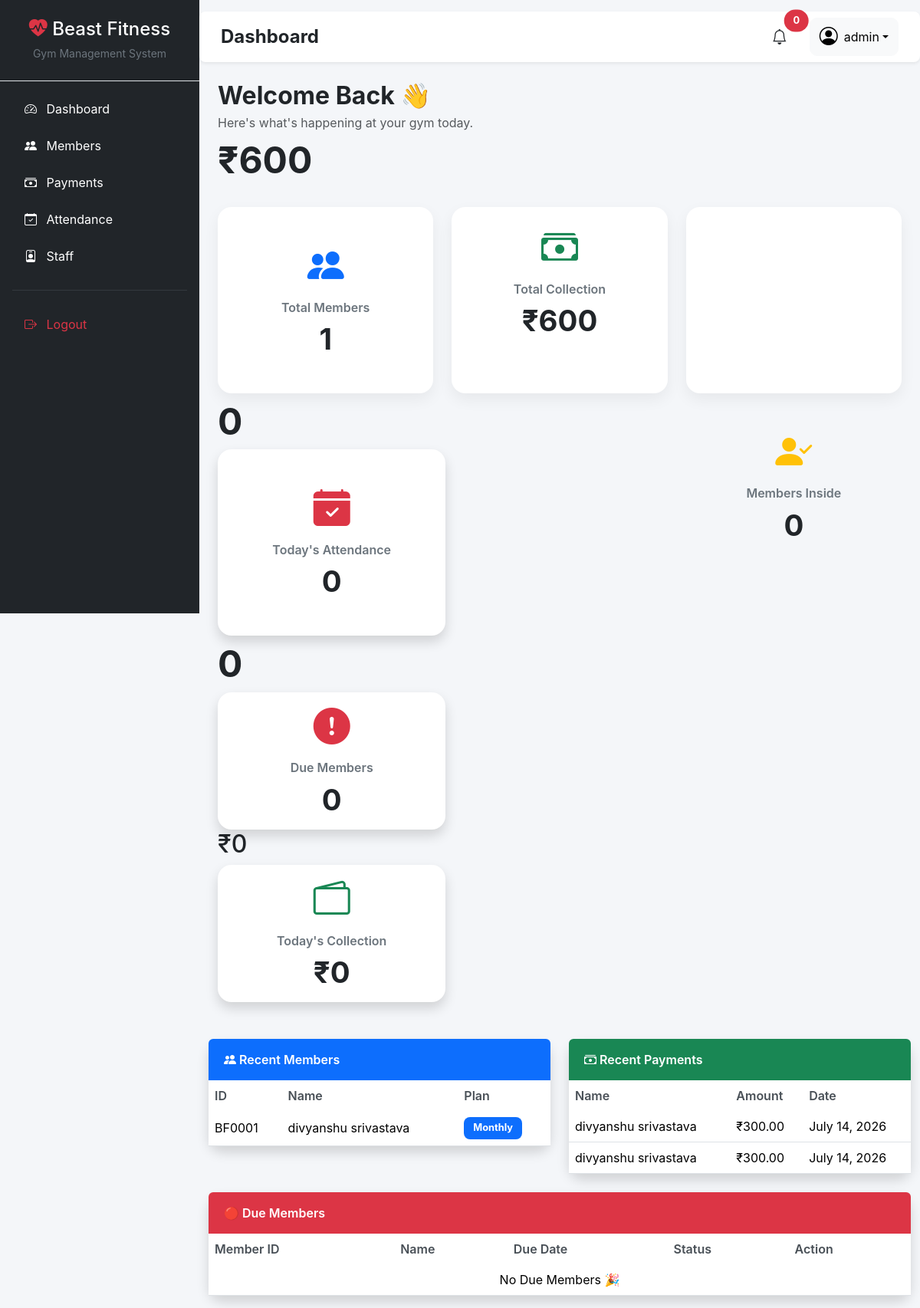
Before: / (signed in) with the older database file.
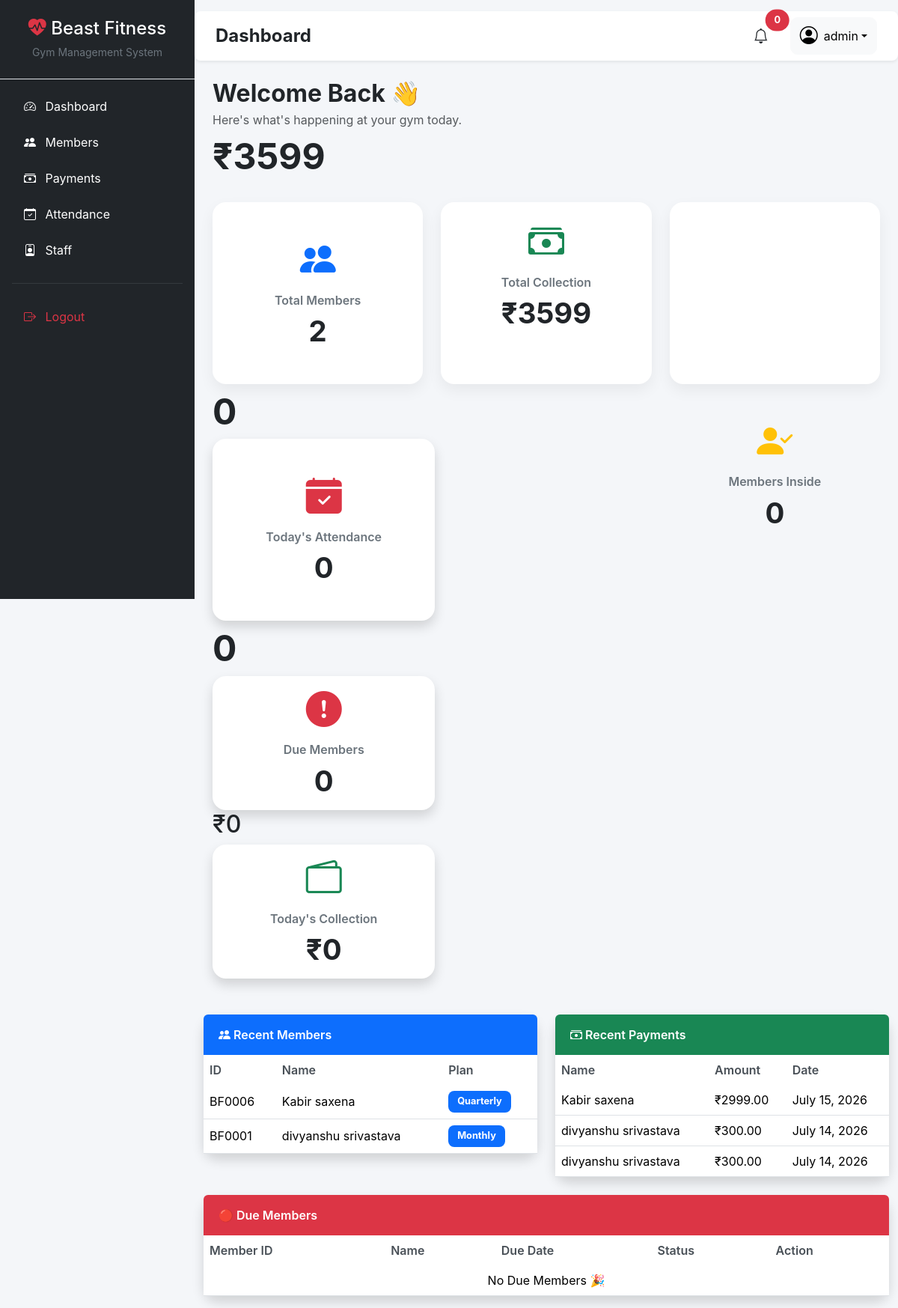
After: the same page with the newer database file.
### members/models.py (models this page shows, shortened)
class Member(models.Model):
    GENDER_CHOICES = [
        ("Male", "Male"),
        ("Female", "Female"),
    ]
    MEMBERSHIP_CHOICES = [
        ("Monthly", "Monthly"),
        ("Quarterly", "Quarterly"),
        ("Half-Yearly", "Half-Yearly"),
        ("Yearly", "Yearly"),
    ]
    member_id = models.CharField(
        max_length=10,
        unique=True,
        blank=True
    )
    full_name = models.CharField(max_length=100)
    phone = models.CharField(max_length=15)
    gender = models.CharField(
        max_length=10,
        choices=GENDER_CHOICES
    )
    age = models.PositiveIntegerField()
    address = models.TextField()
    membership = models.CharField(
        max_length=20,
        choices=MEMBERSHIP_CHOICES
    )
    joining_date = models.DateField(
        auto_now_add=True
    )
    next_due_date = models.DateField(
        null=True,
        blank=True
    )
    fee_status = models.CharField(
        max_length=10,
        default="Paid"
    )

### payments/models.py (models this page shows, shortened)
class Payment(models.Model):
    PAYMENT_MODE = [
        ("Cash", "Cash"),
        ("UPI", "UPI"),
        ("Card", "Card"),
    ]
    member = models.ForeignKey(
        Member,
        on_delete=models.CASCADE
    )
    amount = models.DecimalField(
        max_digits=10,
        decimal_places=2
    )
    payment_mode = models.CharField(
        max_length=10,
        choices=PAYMENT_MODE
    )
    received_by = models.ForeignKey(
        Staff,
        on_delete=models.SET_NULL,
        null=True,
        blank=True
    )
    payment_date = models.DateField(
        default=timezone.now
    )
    next_due_date = models.DateField(
        blank=True,
        null=True
    )
    remarks = models.CharField(
        max_length=200,
        blank=True
    )

### dashboard/views.py (the view, shortened to what this page needs)
# urls.py: path("", include("dashboard.urls")),
@login_required
def dashboard(request):
    total_members = Member.objects.count()
    total_collection = (
        Payment.objects.aggregate(total=Sum("amount"))["total"] or 0
    )
    today = timezone.localdate()
    today_collection = (
        Payment.objects.filter(payment_date=today)
        .aggregate(total=Sum("amount"))["total"] or 0
    )
    today_attendance = Attendance.objects.filter(
        attendance_date=today
    ).count()
    inside_gym = Attendance.objects.filter(
        status="Inside"
    ).count()
    overdue_members = Member.objects.filter(
        next_due_date__lt=today
    ).count()
    due_today = Member.objects.filter(
        next_due_date=today
    ).count()
    due_members = overdue_members + due_today
    recent_members = Member.objects.order_by("-id")[:5]
    recent_payments = Payment.objects.order_by("-payment_date")[:5]
    recent_due_members = Member.objects.filter(
        next_due_date__lte=today
    ).order_by("next_due_date")[:5]
    context = {
        "total_members": total_members,
        "total_collection": total_collection,
        "today_collection": today_collection,
        "today_attendance": today_attendance,
        "inside_gym": inside_gym,
        "due_members": due_members,
        "overdue_members": overdue_members,
        "due_today": due_today,
        "recent_members": recent_members,
        "recent_payments": recent_payments,
        "recent_due_members": recent_due_members,
    }
    return render(request, "dashboard.html", context)

### templates/dashboard.html (shortened to what the changed rows need)
{% extends 'base.html' %}
{% block content %}
<div class="container-fluid">
<div class="mb-4">
    <h2 class="fw-bold mb-1">Welcome Back 👋</h2>
</div>
    <div class="row g-4">
      <h2 class="fw-bold display-5 mt-2">₹{{ total_collection }}</h2>
        <div class="col-lg-4 col-md-6">
<div class="card border-0 h-100">
                <div class="card-body text-center p-5">
                    <i class="bi bi-people-fill display-4 text-primary"></i>
                    <h6 class="mt-3">Total Members</h6>
                    <h2>{{ total_members }}</h2>
                </div>
            </div>
        </div>
        <div class="col-lg-4 col-md-6">
<div class="card border-0 h-100">
                <div class="card-body text-center py-4">
                    <i class="bi bi-cash-stack display-4 text-success"></i>
                    <h6 class="mt-3">Total Collection</h6>
                    <h2>₹{{ total_collection }}</h2>
                </div>
            </div>
        </div>
        <div class="col-lg-4 col-md-6">
            <div class="card border-0 h-100"></div>
                <div class="card-body text-center p-5">
                    <h2 class="fw-bold display-5 mt-2">{{ inside_gym }}</h2>
                </div>
            </div>
        </div>
        <h2 class="fw-bold display-5 mt-2">{{ today_attendance }}</h2>
        <div class="col-lg-4 col-md-6">
            <div class="card shadow border-0">
                <div class="card-body text-center p-5">
                    <h2>{{ today_attendance }}</h2>
                </div>
            </div>
        </div>
<h2 class="fw-bold display-5 mt-2">{{ due_members }}</h2>
        <div class="col-lg-4 col-md-6">
            <div class="card shadow border-0">
                <div class="card-body text-center">
                    <h2>{{ due_members }}</h2>
                </div>
            </div>
        </div>
        <h2>₹{{ today_collection }}</h2>
        <div class="col-lg-4 col-md-6">
            <div class="card shadow border-0">
                <div class="card-body text-center">
                    <h2>₹{{ today_collection }}</h2>
                </div>
            </div>
        </div>
    </div>
    <div class="row mt-5">
        <div class="col-lg-6">
            <div class="card shadow">
                <div class="card-body p-0">
                    <table class="table table-hover mb-0">
                        <thead>
                            <tr>
                                <th>ID</th>
                                <th>Name</th>
                                <th>Plan</th>
                            </tr>
                        </thead>
                        <tbody>
                        {% for member in recent_members %}
                            <tr>
                                <td>{{ member.member_id }}</td>
                                <td>{{ member.full_name }}</td>
                                <td>
                                    <span class="badge bg-primary">
                                        {{ member.membership }}
                                    </span>
                                </td>
                            </tr>
                        {% empty %}
                            <tr>
                                <td colspan="3" class="text-center">
                                    No Members
                                </td>
                            </tr>
                        {% endfor %}
                        </tbody>
                    </table>
                </div>
            </div>
        </div>
        <div class="col-lg-6">
            <div class="card shadow">
                <div class="card-body p-0">
                    <table class="table table-hover mb-0">
                        <thead>
                            <tr>
                                <th>Name</th>
                                <th>Amount</th>
                                <th>Date</th>
                            </tr>
                        </thead>
                        <tbody>
                        {% for payment in recent_payments %}
                            <tr>
                                <td>{{ payment.member.full_name }}</td>
                                <td>₹{{ payment.amount }}</td>
                                <td>{{ payment.payment_date }}</td>
                            </tr>
                        {% empty %}
                            <tr>
                                <td colspan="3" class="text-center">
                                    No Payments
                                </td>
                            </tr>
                        {% endfor %}
                        </tbody>
                    </table>
                </div>
            </div>
        </div>
    </div>
    <div class="row mt-4">
        <div class="col-lg-12">
            <div class="card shadow">
                <div class="card-body p-0">
                    <table class="table table-hover mb-0">
                        <thead>
<tr>
<th>Member ID</th>
<th>Name</th>
<th>Due Date</th>
<th>Status</th>
<th>Action</th>
</tr>
</thead>
                    </table>
                </div>
            </div>
        </div>
    </div>
</div>
{% endblock %}

Changed rows visible on the page:
added Member: member_id "BF0006", full_name "Kabir saxena", membership "Quarterly"
added Payment: member.full_name "Kabir saxena", amount "2999.00", payment_date "July 15, 2026"
Other visible differences:
{{ total_collection }}: "600" → "3599"
{{ total_members }}: "1" → "2"
